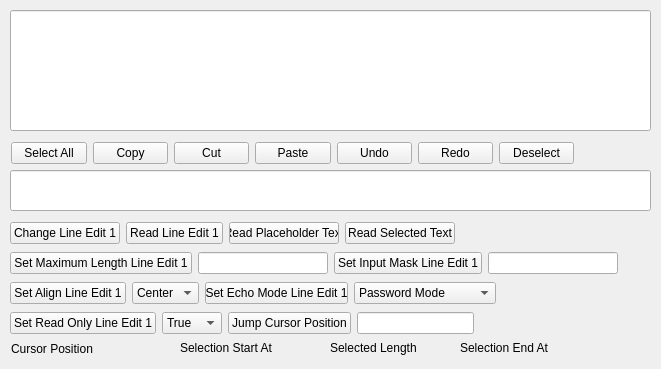
<?xml version="1.0" encoding="UTF-8"?>
<ui version="4.0">
 <class>Form</class>
 <widget class="QWidget" name="Form">
  <property name="geometry">
   <rect>
    <x>0</x>
    <y>0</y>
    <width>661</width>
    <height>369</height>
   </rect>
  </property>
  <property name="windowTitle">
   <string>QWidget - QLineEdit</string>
  </property>
  <widget class="QLineEdit" name="lineEdit1">
   <property name="geometry">
    <rect>
     <x>10</x>
     <y>10</y>
     <width>641</width>
     <height>121</height>
    </rect>
   </property>
  </widget>
  <widget class="QLineEdit" name="lineEdit2">
   <property name="geometry">
    <rect>
     <x>10</x>
     <y>170</y>
     <width>641</width>
     <height>41</height>
    </rect>
   </property>
  </widget>
  <widget class="QLabel" name="labelCursorPosition">
   <property name="geometry">
    <rect>
     <x>11</x>
     <y>341</y>
     <width>121</width>
     <height>16</height>
    </rect>
   </property>
   <property name="text">
    <string>Cursor Position</string>
   </property>
  </widget>
  <widget class="QLabel" name="labelSelectionStart">
   <property name="geometry">
    <rect>
     <x>180</x>
     <y>340</y>
     <width>121</width>
     <height>16</height>
    </rect>
   </property>
   <property name="text">
    <string>Selection Start At</string>
   </property>
  </widget>
  <widget class="QLabel" name="labelSelectedLen">
   <property name="geometry">
    <rect>
     <x>330</x>
     <y>340</y>
     <width>101</width>
     <height>16</height>
    </rect>
   </property>
   <property name="text">
    <string>Selected Length</string>
   </property>
  </widget>
  <widget class="QLabel" name="labelSelectionEnd">
   <property name="geometry">
    <rect>
     <x>460</x>
     <y>340</y>
     <width>111</width>
     <height>16</height>
    </rect>
   </property>
   <property name="text">
    <string>Selection End At</string>
   </property>
  </widget>
  <widget class="QWidget" name="">
   <property name="geometry">
    <rect>
     <x>11</x>
     <y>140</y>
     <width>563</width>
     <height>26</height>
    </rect>
   </property>
   <layout class="QHBoxLayout" name="horizontalLayout">
    <item>
     <widget class="QPushButton" name="pushButtonSelectAll">
      <property name="text">
       <string>Select All</string>
      </property>
     </widget>
    </item>
    <item>
     <widget class="QPushButton" name="pushButtonCopy">
      <property name="text">
       <string>Copy</string>
      </property>
     </widget>
    </item>
    <item>
     <widget class="QPushButton" name="pushButtonCut">
      <property name="text">
       <string>Cut</string>
      </property>
     </widget>
    </item>
    <item>
     <widget class="QPushButton" name="pushButtonPaste">
      <property name="text">
       <string>Paste</string>
      </property>
     </widget>
    </item>
    <item>
     <widget class="QPushButton" name="pushButtonUndo">
      <property name="text">
       <string>Undo</string>
      </property>
     </widget>
    </item>
    <item>
     <widget class="QPushButton" name="pushButtonRedo">
      <property name="text">
       <string>Redo</string>
      </property>
     </widget>
    </item>
    <item>
     <widget class="QPushButton" name="pushButtonDeselect">
      <property name="text">
       <string>Deselect</string>
      </property>
     </widget>
    </item>
   </layout>
  </widget>
  <widget class="QWidget" name="">
   <property name="geometry">
    <rect>
     <x>10</x>
     <y>220</y>
     <width>445</width>
     <height>26</height>
    </rect>
   </property>
   <layout class="QHBoxLayout" name="horizontalLayout_3">
    <item>
     <widget class="QPushButton" name="pushButtonSetText">
      <property name="text">
       <string>Change Line Edit 1</string>
      </property>
     </widget>
    </item>
    <item>
     <widget class="QPushButton" name="pushButtonRead">
      <property name="text">
       <string>Read Line Edit 1</string>
      </property>
     </widget>
    </item>
    <item>
     <widget class="QPushButton" name="pushButtonReadPlaceHolder">
      <property name="text">
       <string>Read Placeholder Text</string>
      </property>
     </widget>
    </item>
    <item>
     <widget class="QPushButton" name="pushButtonReadSelectedText">
      <property name="text">
       <string>Read Selected Text</string>
      </property>
     </widget>
    </item>
   </layout>
  </widget>
  <widget class="QWidget" name="">
   <property name="geometry">
    <rect>
     <x>10</x>
     <y>250</y>
     <width>608</width>
     <height>26</height>
    </rect>
   </property>
   <layout class="QHBoxLayout" name="horizontalLayout_4">
    <item>
     <widget class="QPushButton" name="pushButtonSetMaxLen">
      <property name="text">
       <string>Set Maximum Length Line Edit 1</string>
      </property>
     </widget>
    </item>
    <item>
     <widget class="QLineEdit" name="lineEditMaxLen"/>
    </item>
    <item>
     <widget class="QPushButton" name="pushButtonSetInputMask">
      <property name="text">
       <string>Set Input Mask Line Edit 1</string>
      </property>
     </widget>
    </item>
    <item>
     <widget class="QLineEdit" name="lineEditInputMask"/>
    </item>
   </layout>
  </widget>
  <widget class="QWidget" name="">
   <property name="geometry">
    <rect>
     <x>10</x>
     <y>280</y>
     <width>486</width>
     <height>26</height>
    </rect>
   </property>
   <layout class="QHBoxLayout" name="horizontalLayout_5">
    <item>
     <widget class="QPushButton" name="pushButtonSetAlign">
      <property name="text">
       <string>Set Align Line Edit 1</string>
      </property>
     </widget>
    </item>
    <item>
     <widget class="QComboBox" name="comboBox1">
      <item>
       <property name="text">
        <string>Center</string>
       </property>
      </item>
      <item>
       <property name="text">
        <string>Right</string>
       </property>
      </item>
      <item>
       <property name="text">
        <string>Left</string>
       </property>
      </item>
      <item>
       <property name="text">
        <string>Justify</string>
       </property>
      </item>
     </widget>
    </item>
    <item>
     <widget class="QPushButton" name="pushButtonSetEcho">
      <property name="text">
       <string>Set Echo Mode Line Edit 1</string>
      </property>
     </widget>
    </item>
    <item>
     <widget class="QComboBox" name="comboBox2">
      <item>
       <property name="text">
        <string>Password Mode</string>
       </property>
      </item>
      <item>
       <property name="text">
        <string>Password Echo On Edit</string>
       </property>
      </item>
      <item>
       <property name="text">
        <string>No Echo Mode</string>
       </property>
      </item>
      <item>
       <property name="text">
        <string>Normal Mode</string>
       </property>
      </item>
     </widget>
    </item>
   </layout>
  </widget>
  <widget class="QWidget" name="">
   <property name="geometry">
    <rect>
     <x>10</x>
     <y>310</y>
     <width>464</width>
     <height>26</height>
    </rect>
   </property>
   <layout class="QHBoxLayout" name="horizontalLayout_6">
    <item>
     <widget class="QPushButton" name="pushButtonSetReadOnly">
      <property name="text">
       <string>Set Read Only Line Edit 1</string>
      </property>
     </widget>
    </item>
    <item>
     <widget class="QComboBox" name="comboBox3">
      <item>
       <property name="text">
        <string>True</string>
       </property>
      </item>
      <item>
       <property name="text">
        <string>False</string>
       </property>
      </item>
     </widget>
    </item>
    <item>
     <widget class="QPushButton" name="pushButtonSetCursor">
      <property name="text">
       <string>Jump Cursor Position</string>
      </property>
     </widget>
    </item>
    <item>
     <widget class="QLineEdit" name="lineEditSetCursor"/>
    </item>
   </layout>
  </widget>
 </widget>
 <resources/>
 <connections/>
</ui>
